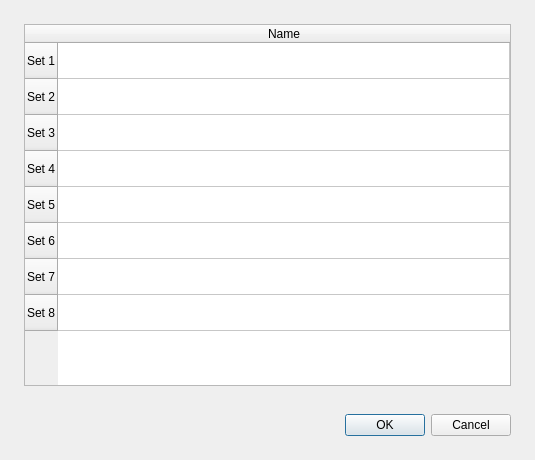
<?xml version="1.0" encoding="UTF-8"?>
<ui version="4.0">
 <class>SetNamesDialog</class>
 <widget class="QDialog" name="SetNamesDialog">
  <property name="geometry">
   <rect>
    <x>0</x>
    <y>0</y>
    <width>535</width>
    <height>460</height>
   </rect>
  </property>
  <property name="windowTitle">
   <string>Set Name Settings</string>
  </property>
  <property name="modal">
   <bool>true</bool>
  </property>
  <layout class="QVBoxLayout" name="verticalLayout">

<property name="leftMargin"><number>24</number></property>
<property name="topMargin"><number>24</number></property>
<property name="rightMargin"><number>24</number></property>
<property name="bottomMargin"><number>24</number></property>
<property name="spacing"><number>8</number></property>
<item>
    <widget class="QTableWidget" name="setNamesTableWidget">
     <property name="lineWidth">
      <number>1</number>
     </property>
     <property name="selectionMode">
      <enum>QAbstractItemView::SingleSelection</enum>
     </property>
     <property name="showGrid">
      <bool>true</bool>
     </property>
     <property name="gridStyle">
      <enum>Qt::SolidLine</enum>
     </property>
     <property name="sortingEnabled">
      <bool>false</bool>
     </property>
     <property name="wordWrap">
      <bool>true</bool>
     </property>
     <attribute name="horizontalHeaderCascadingSectionResizes">
      <bool>false</bool>
     </attribute>
     <attribute name="horizontalHeaderHighlightSections">
      <bool>true</bool>
     </attribute>
     <attribute name="horizontalHeaderStretchLastSection">
      <bool>true</bool>
     </attribute>
     <attribute name="verticalHeaderVisible">
      <bool>true</bool>
     </attribute>
     <attribute name="verticalHeaderDefaultSectionSize">
      <number>36</number>
     </attribute>
     <attribute name="verticalHeaderMinimumSectionSize">
      <number>18</number>
     </attribute>
     <row>
      <property name="text">
       <string>Set 1</string>
      </property>
     </row>
     <row>
      <property name="text">
       <string>Set 2</string>
      </property>
     </row>
     <row>
      <property name="text">
       <string>Set 3</string>
      </property>
     </row>
     <row>
      <property name="text">
       <string>Set 4</string>
      </property>
     </row>
     <row>
      <property name="text">
       <string>Set 5</string>
      </property>
     </row>
     <row>
      <property name="text">
       <string>Set 6</string>
      </property>
     </row>
     <row>
      <property name="text">
       <string>Set 7</string>
      </property>
     </row>
     <row>
      <property name="text">
       <string>Set 8</string>
      </property>
     </row>
     <column>
      <property name="text">
       <string>Name</string>
      </property>
     </column>
    </widget>
   </item>
   <item>
    <spacer name="verticalSpacer">
     <property name="orientation">
      <enum>Qt::Vertical</enum>
     </property>
     <property name="sizeType">
      <enum>QSizePolicy::Fixed</enum>
     </property>
     <property name="sizeHint" stdset="0">
      <size>
       <width>20</width>
       <height>20</height>
      </size>
     </property>
    </spacer>
   </item>
   <item>
    <widget class="QDialogButtonBox" name="buttonBox">
     <property name="orientation">
      <enum>Qt::Horizontal</enum>
     </property>
     <property name="standardButtons">
      <set>QDialogButtonBox::Cancel|QDialogButtonBox::Ok</set>
     </property>
    </widget>
   </item>
  </layout>
 </widget>
 <resources/>
 <connections>
  <connection>
   <sender>buttonBox</sender>
   <signal>accepted()</signal>
   <receiver>SetNamesDialog</receiver>
   <slot>accept()</slot>
   <hints>
    <hint type="sourcelabel">
     <x>248</x>
     <y>254</y>
    </hint>
    <hint type="destinationlabel">
     <x>157</x>
     <y>274</y>
    </hint>
   </hints>
  </connection>
  <connection>
   <sender>buttonBox</sender>
   <signal>rejected()</signal>
   <receiver>SetNamesDialog</receiver>
   <slot>reject()</slot>
   <hints>
    <hint type="sourcelabel">
     <x>316</x>
     <y>260</y>
    </hint>
    <hint type="destinationlabel">
     <x>286</x>
     <y>274</y>
    </hint>
   </hints>
  </connection>
 </connections>
</ui>
